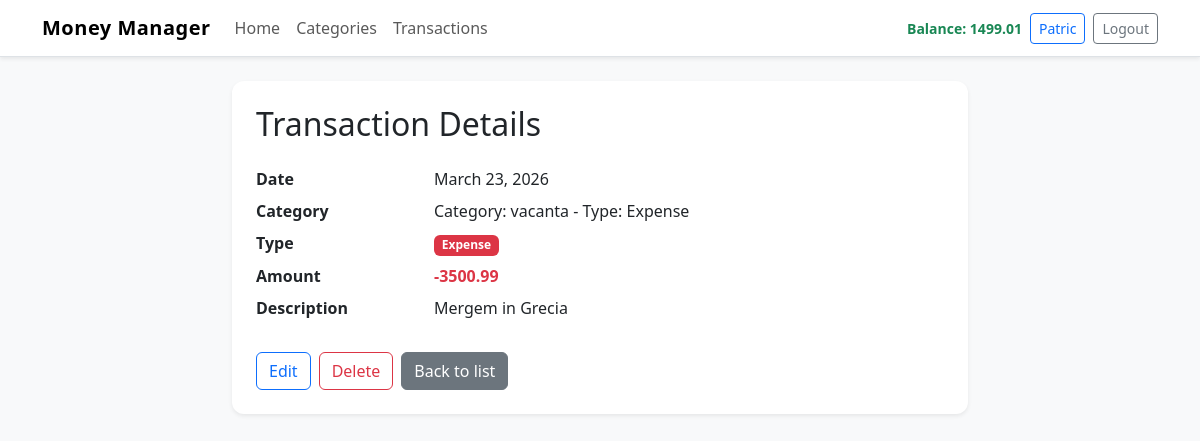
Screenshot of /transactions/12/ (signed in) with the database file from the repository.
### core/models.py (models this page shows, shortened)
class Transaction(models.Model):
	user = models.ForeignKey(User, on_delete=models.CASCADE)
	category = models.ForeignKey(Category, on_delete=models.SET_NULL, null=True)
	amount = models.DecimalField(max_digits=10, decimal_places=2)
	date = models.DateField()
	description = models.TextField(blank=True)
	created_at = models.DateTimeField(auto_now_add=True)
	updated_at = models.DateTimeField(auto_now=True)

class Category(models.Model):
	name = models.CharField(max_length=100)
	is_income = models.BooleanField(default=False)
	created_at = models.DateTimeField(auto_now_add=True)
	updated_at = models.DateTimeField(auto_now=True)
	def __str__(self):
		return f"Category: {self.name} - Type: {'Income' if self.is_income else 'Expense'}"

### core/views.py (the view)
# urls.py: path('transactions/<int:pk>/', views.TransactionDetailView.as_view(), name='transaction-detail'),
class TransactionDetailView(LoginRequiredMixin, DetailView):
	model = Transaction
	template_name = 'core/transaction_detail.html'

### core/context_processors.py (called while the page is built)
def get_financial_summary(user):
	if not user.is_authenticated:
		return {
			'income_total': 0,
			'expense_total': 0,
			'current_balance': 0,
		}
	transactions = Transaction.objects.filter(user=user)
	income_total = transactions.filter(category__is_income=True).aggregate(total=Sum('amount'))['total'] or 0
	expense_total = transactions.filter(category__is_income=False).aggregate(total=Sum('amount'))['total'] or 0
	return {
		'income_total': income_total,
		'expense_total': expense_total,
		'current_balance': income_total - expense_total,
	}

def financial_summary(request):
	return get_financial_summary(request.user)

### core/templates/core/transaction_detail.html (shortened to what this page needs)
{% extends 'core/base.html' %}
{% block content %}
<div class="row justify-content-center">
    <div class="col-lg-8">
        <div class="card shadow-sm border-0">
            <div class="card-body p-4">
                <h2 class="mb-4">Transaction Details</h2>
                <dl class="row mb-4">
                    <dt class="col-sm-3">Date</dt>
                    <dd class="col-sm-9">{{ object.date }}</dd>
                    <dt class="col-sm-3">Category</dt>
                    <dd class="col-sm-9">{{ object.category }}</dd>
                    <dt class="col-sm-3">Type</dt>
                    <dd class="col-sm-9">
                        {% if object.category and object.category.is_income %}
                        <span class="badge text-bg-success">Income</span>
                        {% else %}
                        <span class="badge text-bg-danger">Expense</span>
                        {% endif %}
                    </dd>
                    <dt class="col-sm-3">Amount</dt>
                    <dd class="col-sm-9 fw-semibold {% if object.category and object.category.is_income %}text-success{% else %}text-danger{% endif %}">
                        {% if object.category and object.category.is_income %}+{% else %}-{% endif %}{{ object.amount }}
                    </dd>
                    <dt class="col-sm-3">Description</dt>
                    <dd class="col-sm-9">{{ object.description|default:'-' }}</dd>
                </dl>
                <div class="d-flex gap-2">
                    <a class="btn btn-outline-primary" href="{% url 'transaction-edit' object.pk %}">Edit</a>
                    <a class="btn btn-outline-danger" href="{% url 'transaction-delete' object.pk %}">Delete</a>
                    <a class="btn btn-secondary" href="{% url 'transaction-list' %}">Back to list</a>
                </div>
            </div>
        </div>
    </div>
</div>
{% endblock %}

### core/templates/core/base.html (shortened to what this page needs)
{% load static %}
<!DOCTYPE html>
<html lang="en">
<head>
    <link href="https://cdn.jsdelivr.net/npm/bootstrap@5.3.8/dist/css/bootstrap.min.css" rel="stylesheet">
    <link rel="stylesheet" href="{% static 'css/style.css' %}">
</head>
<body class="bg-light">
    <nav class="navbar navbar-expand-lg bg-white border-bottom shadow-sm">
        <div class="container">
            <a class="navbar-brand fw-bold" href="{% url 'home' %}">Money Manager</a>
            <div class="collapse navbar-collapse" id="navbarContent">
                <ul class="navbar-nav me-auto mb-2 mb-lg-0">
                    <li class="nav-item">
                        <a class="nav-link" href="{% url 'home' %}">Home</a>
                    </li>
                    <li class="nav-item">
                        <a class="nav-link" href="{% url 'category-list' %}">Categories</a>
                    </li>
                    <li class="nav-item">
                        <a class="nav-link" href="{% url 'transaction-list' %}">Transactions</a>
                    </li>
                </ul>
                <div class="d-flex gap-2 align-items-center flex-wrap">
                    {% if user.is_authenticated %}
                    <span class="navbar-text fw-semibold text-success small">Balance: {{ current_balance|floatformat:2 }}</span>
                    <a class="btn btn-outline-primary btn-sm" href="{% url 'profile' %}">{{ user.username }}</a>
                    <form method="post" action="{% url 'logout' %}" class="m-0">
                        <button type="submit" class="btn btn-outline-secondary btn-sm">Logout</button>
                    </form>
                    {% else %}
                    <a class="btn btn-primary btn-sm" href="{% url 'login' %}">Login</a>
                    {% endif %}
                </div>
            </div>
        </div>
    </nav>
    <main class="container py-4">
        {% block content %}{% endblock %}
    </main>
</body>
</html>

### static/css/style.css (style rules this page uses)
body { background-color: #f8f9fa; }
.navbar-brand { letter-spacing: 0.5px; }
.card { border-radius: 0.75rem; }

### rows the page displays
Transaction: date "March 23, 2026", category "Category: vacanta - Type: Expense", amount "3500.99", description "Mergem in Grecia"

### other values shown
{{ current_balance|floatformat:2 }} "1499.01"
{{ user.username }} "Patric"
